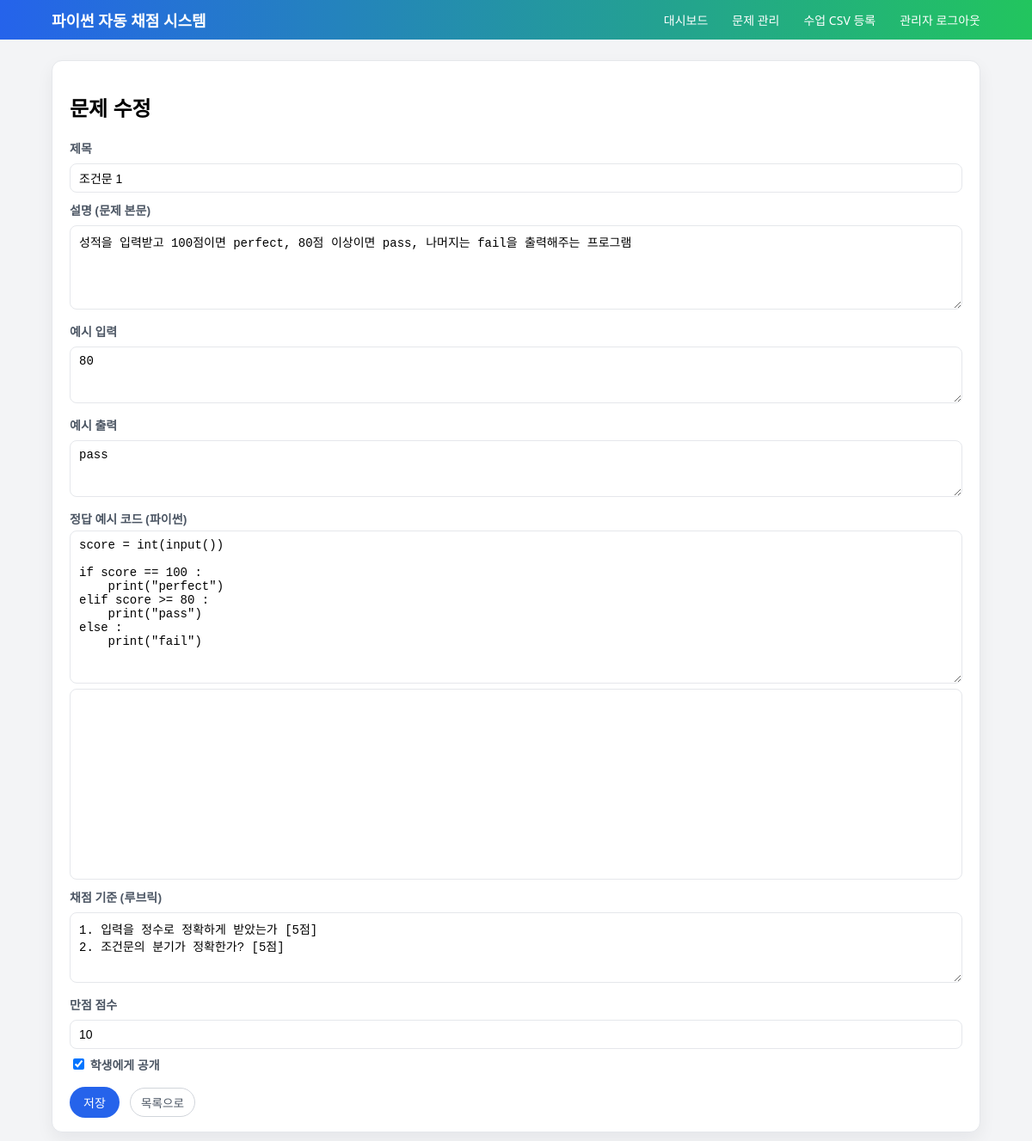
/admin/problems/1/edit (signed in), run on the app's committed database.
### models.py (models this page shows, shortened)
class Problem(db.Model):
    id = db.Column(db.Integer, primary_key=True)
    title = db.Column(db.String(200), nullable=False)
    description = db.Column(db.Text, nullable=False)
    sample_input = db.Column(db.Text, nullable=True)
    sample_output = db.Column(db.Text, nullable=True)
    answer_code = db.Column(db.Text, nullable=False)
    rubric = db.Column(db.Text, nullable=False)
    is_open = db.Column(db.Boolean, default=False)
    max_score = db.Column(db.Integer, default=10)
    created_at = db.Column(db.DateTime, default=datetime.utcnow)
    updated_at = db.Column(
        db.DateTime, default=datetime.utcnow, onupdate=datetime.utcnow
    )
    submissions = db.relationship("Submission", backref="problem", lazy=True)

### app.py (the view, shortened to what this page needs)
    @app.route("/admin/problems/<int:problem_id>/edit", methods=["GET", "POST"])
    @admin_login_required
    def admin_problem_edit(problem_id):
        problem = Problem.query.get_or_404(problem_id)
        return render_template("admin/problem_form.html", problem=problem)

### app.py (called while the page is built)
def admin_login_required(f):
    @wraps(f)
    def wrapper(*args, **kwargs):
        if "admin_id" not in session:
            flash("관리자 로그인이 필요합니다.")
            return redirect(url_for("admin_login"))
        return f(*args, **kwargs)
    return wrapper

### templates/admin/problem_form.html (shortened to what this page needs)
{% extends "base.html" %}
{% block content %}
<div class="card">
  <h2>문제 {{ '수정' if problem else '생성' }}</h2>
  {% if problem %}
    <form method="post"
          action="{{ url_for('admin_problem_edit', problem_id=problem.id) }}">
  {% else %}
    <form method="post" action="{{ url_for('admin_problem_new') }}">
  {% endif %}
    <label class="label">제목</label>
    <input class="input" type="text" name="title"
           value="{{ problem.title if problem else '' }}" required>
    <label class="label">설명 (문제 본문)</label>
    <textarea class="input textarea" name="description" rows="5" required>
{{ problem.description if problem else '' }}</textarea>
    <label class="label">예시 입력</label>
    <textarea class="input textarea" name="sample_input" rows="3">
{{ problem.sample_input if problem and problem.sample_input else '' }}</textarea>
    <label class="label">예시 출력</label>
    <textarea class="input textarea" name="sample_output" rows="3">
{{ problem.sample_output if problem and problem.sample_output else '' }}</textarea>
    <label class="label">정답 예시 코드 (파이썬)</label>
    <textarea class="input textarea code-textarea"
              id="answer_code"
              name="answer_code"
              rows="10"
              required
              style="display:none;">{{ problem.answer_code if problem else '' }}</textarea>
    <div id="answer_editor" class="editor"></div>
    <label class="label">채점 기준 (루브릭)</label>
    <textarea class="input textarea" name="rubric" rows="4" required>
{{ problem.rubric if problem else '' }}</textarea>
    <label class="label">만점 점수</label>
    <input class="input" type="number" name="max_score" min="1"
           value="{{ problem.max_score if problem else 10 }}" required>
    <label class="label" style="margin-top:8px;">
      <input type="checkbox" name="is_open"
             {% if problem and problem.is_open %}checked{% endif %}>
      학생에게 공개
    </label>
    <button class="btn" type="submit" style="margin-top:12px;">
      저장
    </button>
    <a href="{{ url_for('admin_problem_list') }}" class="btn btn-secondary" style="margin-left:8px;">
      목록으로
    </a>
  </form>
</div>
{% endblock %}

### static/css/main.css (style rules this page uses)
body { font-family: system-ui, -apple-system, BlinkMacSystemFont, sans-serif; margin: 0; background: #f3f4f6; }
.card { background: #fff; border-radius: 12px; padding: 16px 20px; box-shadow: 0 10px 30px rgba(15, 23, 42, 0.08); margin-bottom: 16px; }
.btn { display: inline-block; padding: 8px 14px; border-radius: 999px; border: none; background: #2563eb; color: #fff; text-decoration: none; font-size: 0.9rem; cursor: pointer; }
.btn-secondary { background: #6b7280; }
.label { display: block; font-size: 0.85rem; color: #4b5563; margin-top: 8px; }
.input { width: 100%; box-sizing: border-box; padding: 6px 8px; margin-top: 4px; border-radius: 8px; border: 1px solid #d1d5db; font-size: 0.9rem; }
.textarea { resize: vertical; }
.editor { border-radius: 8px; border: 1px solid #e5e7eb; min-height: 220px; margin-top: 6px; }
.code-textarea { font-family: ui-monospace, SFMono-Regular, Menlo, Monaco, Consolas, "Liberation Mono", "Courier New", monospace; }
body { margin: 0; font-family: system-ui, -apple-system, BlinkMacSystemFont, "Segoe UI", sans-serif; background: #f3f4f6; }
.card { background: white; border-radius: 16px; padding: 20px 24px; box-shadow: 0 15px 35px rgba(15, 23, 42, 0.08); }
.btn { display: inline-block; border-radius: 999px; border: none; background: #2563eb; color: white; padding: 8px 16px; font-size: 14px; cursor: pointer; text-decoration: none; }
.btn-secondary { background: #4b5563; }
.input, .textarea { width: 100%; padding: 8px 10px; border-radius: 8px; border: 1px solid #e5e7eb; font-size: 14px; box-sizing: border-box; }
.label { display: block; font-size: 14px; font-weight: 600; margin-top: 10px; margin-bottom: 4px; }
.card { background: #ffffff; border-radius: 12px; padding: 16px 20px; box-shadow: 0 8px 20px rgba(15, 23, 42, 0.06); border: 1px solid #e5e7eb; }
.btn-secondary { display: inline-flex; align-items: center; gap: 4px; padding: 6px 12px; border-radius: 999px; border: 1px solid #d1d5db; background: #ffffff; color: #4b5563; font-size: 0.85rem; text-decoration: none; box-shadow: none; cursor: pointer; transition: background-color 0.15s ease, border-color 0.15s ease, color 0.15s ease, transform 0.05s ease; }

### data on the page
Problem: title "조건문 1", description "성적을 입력받고 100점이면 perfect, 80점 이상이면 pass, 나머지는 fail을 출력해주는 프로그램", sample_input "80", sample_output "pass", answer_code "score = int(input()) if score == 100 : print(\"perfect\") elif score >= 80 : print(\"pass\") else : print(\"fail\")", rubric "1. 입력을 정수로 정확하게 받았는가 [5점] 2. 조건문의 분기가 정확한가? [5점]", max_score "10", is_open "☑"

### other printed values
{{ '수정' if problem else '생성' }} "수정"
